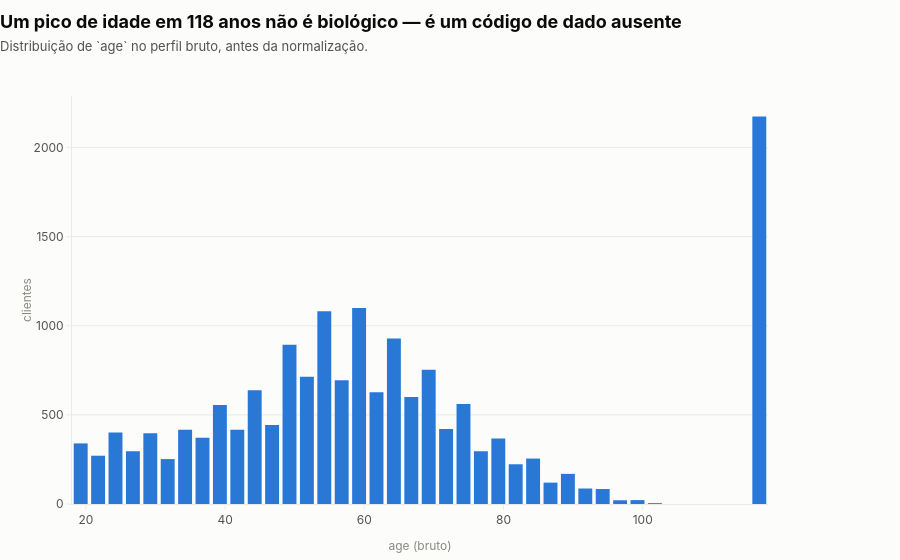

Notebook cell for this chart:
### Code cell
idade_bruta = eda.numeric_histogram(raw_profile, "age", cfg.histogram_bins)
fig = viz.figure(
    "Um pico de idade em 118 anos não é biológico — é um código de dado ausente",
    "Distribuição de `age` no perfil bruto, antes da normalização.",
)
fig.add_trace(dict(type="bar", x=idade_bruta["centro"], y=idade_bruta["contagem"],
                   marker_color=viz.palette()[0],
                   hovertemplate="idade ≈ %{x:.0f}<br>%{y:,} clientes<extra></extra>"))
fig.update_layout(xaxis_title="age (bruto)", yaxis_title="clientes", showlegend=False)
fig

### Figure 1 — Plotly figure (JSON) as saved in the notebook; plotly's stock layout.template omitted (floating-point values rounded to 4 significant figures)
{"data": [{"hovertemplate": "idade ≈ %{x:.0f}<br>%{y:,} clientes<extra></extra>", "marker": {"color": "#2a78d6"}, "type": "bar", "x": [19.25, 21.75, 24.25, 26.75, 29.25, 31.75, 34.25, 36.75, 39.25, 41.75, 44.25, 46.75, 49.25, 51.75, 54.25, 56.75, 59.25, 61.75, 64.25, 66.75, 69.25, 71.75, 74.25, 76.75, 79.25, 81.75, 84.25, 86.75, 89.25, 91.75, 94.25, 96.75, 99.25, 101.8, 116.8], "y": [340, 271, 401, 296, 397, 252, 417, 372, 556, 416, 638, 444, 893, 714, 1081, 695, 1100, 627, 929, 601, 753, 421, 561, 296, 368, 223, 255, 120, 169, 87, 84, 21, 22, 5, 2175]}], "layout": {"showlegend": false, "title": {"text": "<b>Um pico de idade em 118 anos não é biológico — é um código de dado ausente</b><br><span style='font-size:13px;color:#52514e'>Distribuição de `age` no perfil bruto, antes da normalização.</span>"}, "xaxis": {"title": {"text": "age (bruto)"}}, "yaxis": {"title": {"text": "clientes"}}}}
